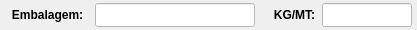
        <widget class="QWidget" name="widget_40" native="true">
         <property name="minimumSize">
          <size>
           <width>0</width>
           <height>30</height>
          </size>
         </property>
         <property name="maximumSize">
          <size>
           <width>16777215</width>
           <height>30</height>
          </size>
         </property>
         <property name="styleSheet">
          <string notr="true"/>
         </property>
         <layout class="QHBoxLayout" name="horizontalLayout_32">
          <property name="spacing">
           <number>5</number>
          </property>
          <property name="leftMargin">
           <number>5</number>
          </property>
          <property name="topMargin">
           <number>3</number>
          </property>
          <property name="rightMargin">
           <number>5</number>
          </property>
          <property name="bottomMargin">
           <number>3</number>
          </property>
          <item>
           <widget class="QLabel" name="label_73">
            <property name="minimumSize">
             <size>
              <width>85</width>
              <height>0</height>
             </size>
            </property>
            <property name="maximumSize">
             <size>
              <width>85</width>
              <height>16777215</height>
             </size>
            </property>
            <property name="font">
             <font>
              <pointsize>9</pointsize>
              <weight>75</weight>
              <bold>true</bold>
             </font>
            </property>
            <property name="text">
             <string>Embalagem:</string>
            </property>
            <property name="alignment">
             <set>Qt::AlignCenter</set>
            </property>
           </widget>
          </item>
          <item>
           <widget class="QLineEdit" name="line_Embalagem">
            <property name="sizePolicy">
             <sizepolicy hsizetype="Preferred" vsizetype="Preferred">
              <horstretch>0</horstretch>
              <verstretch>0</verstretch>
             </sizepolicy>
            </property>
            <property name="minimumSize">
             <size>
              <width>160</width>
              <height>0</height>
             </size>
            </property>
            <property name="maximumSize">
             <size>
              <width>160</width>
              <height>16777215</height>
             </size>
            </property>
            <property name="font">
             <font>
              <pointsize>9</pointsize>
             </font>
            </property>
            <property name="styleSheet">
             <string notr="true">background-color: rgb(255, 255, 255);</string>
            </property>
            <property name="text">
             <string/>
            </property>
            <property name="maxLength">
             <number>20</number>
            </property>
            <property name="alignment">
             <set>Qt::AlignCenter</set>
            </property>
           </widget>
          </item>
          <item>
           <widget class="QLabel" name="label_3">
            <property name="text">
             <string/>
            </property>
           </widget>
          </item>
          <item>
           <widget class="QLabel" name="label_68">
            <property name="minimumSize">
             <size>
              <width>45</width>
              <height>0</height>
             </size>
            </property>
            <property name="maximumSize">
             <size>
              <width>45</width>
              <height>16777215</height>
             </size>
            </property>
            <property name="font">
             <font>
              <pointsize>9</pointsize>
              <weight>75</weight>
              <bold>true</bold>
             </font>
            </property>
            <property name="text">
             <string>KG/MT:</string>
            </property>
            <property name="alignment">
             <set>Qt::AlignCenter</set>
            </property>
           </widget>
          </item>
          <item>
           <widget class="QLineEdit" name="line_kg_mt">
            <property name="sizePolicy">
             <sizepolicy hsizetype="Preferred" vsizetype="Preferred">
              <horstretch>0</horstretch>
              <verstretch>0</verstretch>
             </sizepolicy>
            </property>
            <property name="minimumSize">
             <size>
              <width>90</width>
              <height>0</height>
             </size>
            </property>
            <property name="maximumSize">
             <size>
              <width>90</width>
              <height>16777215</height>
             </size>
            </property>
            <property name="font">
             <font>
              <pointsize>9</pointsize>
             </font>
            </property>
            <property name="styleSheet">
             <string notr="true">background-color: rgb(255, 255, 255);</string>
            </property>
            <property name="text">
             <string/>
            </property>
            <property name="alignment">
             <set>Qt::AlignCenter</set>
            </property>
           </widget>
          </item>
         </layout>
        </widget>
